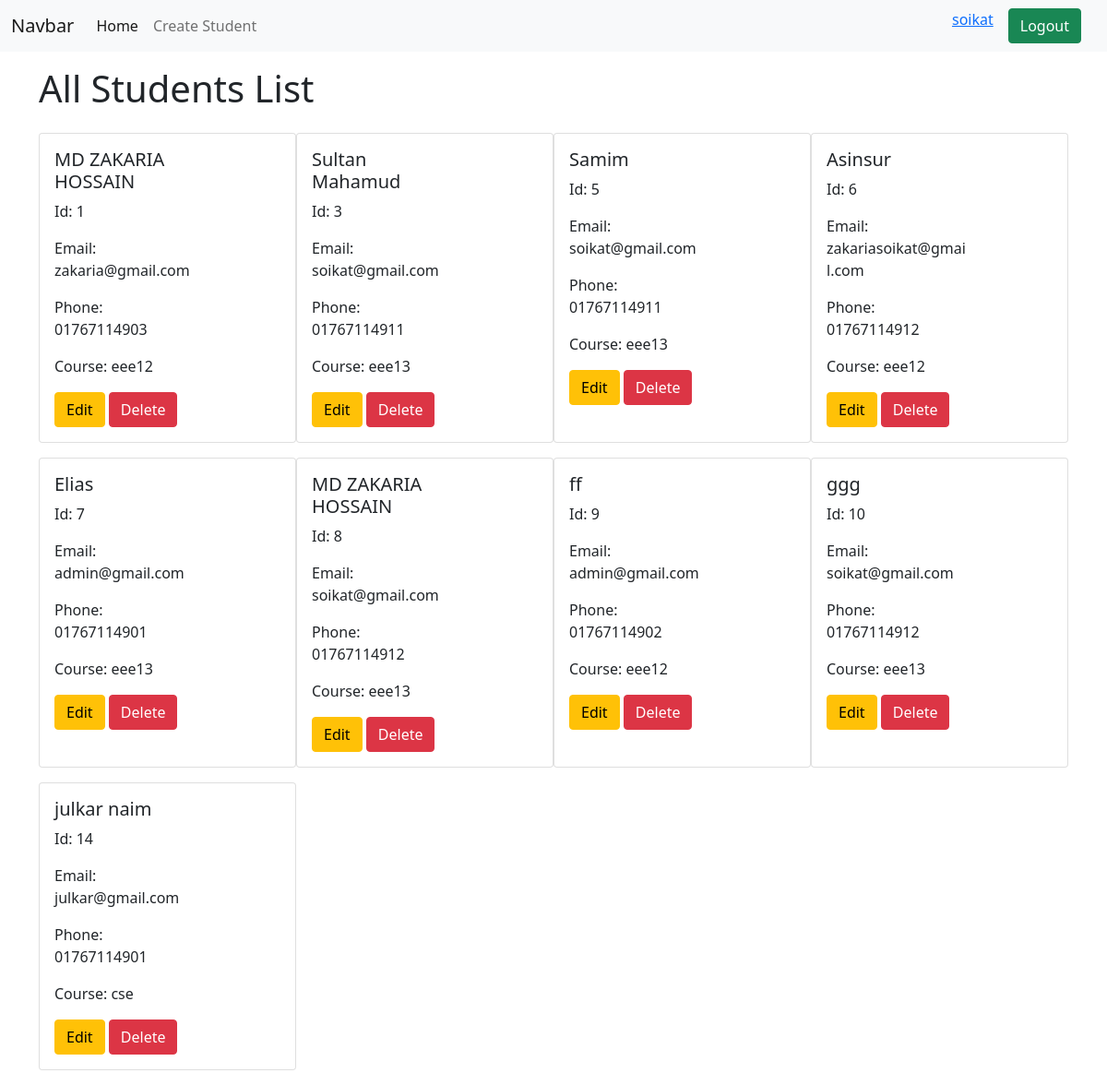
The app's page /home/ (signed in) with its own data.
### students/models.py (models this page shows, shortened)
class Student(models.Model):
    name = models.CharField(max_length=200)
    email = models.EmailField()
    phone = models.CharField(max_length=15)
    course = models.CharField(max_length=100)
    password = models.CharField(max_length=10)
    checbox = models.BooleanField()
    user = models.ForeignKey(User, null = True, blank = True,on_delete = models.CASCADE)

### students/views.py (the view)
# urls.py: path('home/',views.StudentList.as_view(), name='home'),
class StudentList(ListView):
    model = models.Student
    template_name ='students/index.html'
    context_object_name ='students'

### students/templates/students/index.html (shortened to what this page needs)
{% extends "base.html" %}
{% block content %}
<h1 class="py-3 container">All Students List</h1>
<div class="d-flex flex-wrap justify-content-between container ">
    {% for student in students %}
        <div class="card col-3 mb-3">
          <div class="row g-0">
            <div class="col-md-8">
              <div class="card-body">
                <h5 class="card-title">{{ student.name }}</h5>
                <p class="card-text">Id: {{ student.id }}</p>
                <p class="card-text">Email: {{ student.email }}</p>
                <p class="card-text">Phone: {{ student.phone }}</p>
                <p class="card-text">Course: {{ student.course }}</p>
                <a href="{% url 'update_student' id=student.id %}"class="btn btn-warning">Edit</a>
                <a href="{% url 'delete_student' id=student.id %}" class="btn btn-danger">Delete</a>
              </div>
            </div>
          </div>
        </div>
    {% endfor %}
{% endblock %}

### templates/base.html (shortened to what this page needs)
<!DOCTYPE html>
<html lang="en">
  <head>
    <link
      href="https://cdn.jsdelivr.net/npm/bootstrap@5.0.2/dist/css/bootstrap.min.css"
      rel="stylesheet"
    />
  </head>
  <body>
    <nav class="navbar navbar-expand-lg navbar-light bg-light">
      <div class="container-fluid">
        <a class="navbar-brand" href="#">Navbar</a>
        <div class="collapse navbar-collapse" id="navbarSupportedContent">
          <ul class="navbar-nav me-auto mb-2 mb-lg-0">
            <li class="nav-item">
              <a class="nav-link active" aria-current="page" href="{% url 'home' %}"
                >Home</a
              >
            </li>
            <li class="nav-item">
              <a class="nav-link" href="{% url 'create_student' %}">
                Create Student
              </a>
            </li>
          </ul>
          {% if user.is_authenticated %}
          <div class="d-flex">
            <a href="{% url 'user_profile' %}">{{user.username}}</a>
            <a href="{% url 'user_logout'%}" class='btn btn-success mx-3' >
              Logout
            </a>
        </div>
          {% endif %}
        </div>
      </div>
    </nav>
    {% block content %}
    {% endblock %}
  </body>
</html>

### records on screen
Student: name "MD ZAKARIA HOSSAIN", id "1", email "zakaria@gmail.com", phone "01767114903", course "eee12"
Student: name "Sultan Mahamud", id "3", email "soikat@gmail.com", phone "01767114911", course "eee13"
Student: name "Samim", id "5", email "soikat@gmail.com", phone "01767114911", course "eee13"
Student: name "Asinsur", id "6", email "zakariasoikat@gmail.com", phone "01767114912", course "eee12"
Student: name "Elias", id "7", email "admin@gmail.com", phone "01767114901", course "eee13"
Student: name "MD ZAKARIA HOSSAIN", id "8", email "soikat@gmail.com", phone "01767114912", course "eee13"
Student: name "ff", id "9", email "admin@gmail.com", phone "01767114902", course "eee12"
Student: name "ggg", id "10", email "soikat@gmail.com", phone "01767114912", course "eee13"
Student: name "julkar naim", id "14", email "julkar@gmail.com", phone "01767114901", course "cse"

### other values on screen
{{ user.username }} "soikat"
